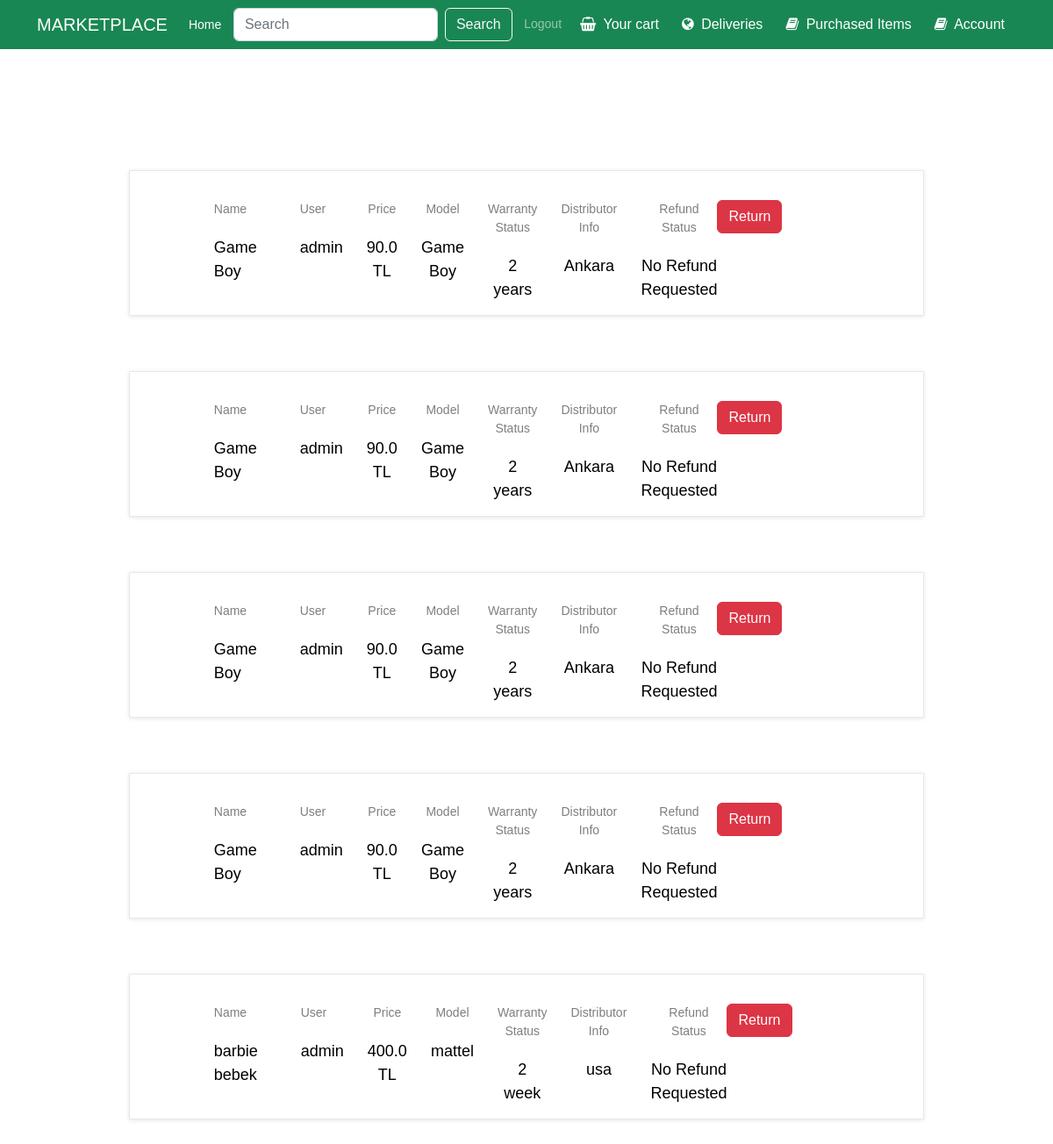
The page /purchased (signed in) on the database its author committed.
### Cart/models.py (models this page shows, shortened)
class PurchaseHistory(models.Model):
    ID = models.IntegerField(primary_key=True,unique=True,default=0)
    product = models.ForeignKey(PurchasedProduct,related_name="purchase_history",on_delete=models.CASCADE)
    user = models.ForeignKey(Users,related_name="purchase_history",on_delete=models.CASCADE)
    date_added = models.DateTimeField(default=timezone.now)
    refund_requested = models.BooleanField(verbose_name='Refund Requested',default=False)
    refund_accepted = models.BooleanField(verbose_name='Refund Accepted',default=False)
    class Meta:
        verbose_name_plural = "Purchase Histories"

### Product/models.py (models this page shows, shortened)
class PurchasedProduct(models.Model):
    ID = models.IntegerField(primary_key=True)
    name = models.CharField(max_length=100)
    model = models.CharField(max_length=100)
    number = models.IntegerField()
    description = models.TextField()
    price = models.FloatField(default=0)
    warranty_status = models.CharField(max_length=100)
    distributor_info = models.TextField()
    user = models.ForeignKey(settings.AUTH_USER_MODEL, on_delete=models.CASCADE)
    quantity = models.IntegerField()
    purchased_price = models.FloatField(default=0)

class Users(AbstractBaseUser,PermissionsMixin):
    username_validator = UnicodeUsernameValidator()
    ID = models.AutoField(primary_key=True)
    email = models.EmailField(blank=True,default='')
    first_name = models.CharField(max_length=150,default='',blank=True)
    last_name = models.CharField(max_length=150,default='',blank=True)
    is_active = models.BooleanField(default=True,help_text=
            "Designates whether this user should be treated as active. "
            "Unselect this instead of deleting accounts."
    )
    is_superuser = models.BooleanField(default=False)
    is_staff = models.BooleanField(default=False,help_text="Designates whether the user can log into this admin site.")
    username = models.CharField(max_length=150,
        unique=True,
        help_text=(
            "Required. 150 characters or fewer. Letters, digits and @/./+/-/_ only."
        ),
        validators=[username_validator],
        error_messages={
            "unique": "A user with that username already exists.",
        }
    )
    tax_ID = models.IntegerField(default=0)
    home_address = models.TextField(blank=True,null=True)
    role = models.CharField(max_length=100,default='customer')
    date_joined = models.DateTimeField(default=timezone.now)
    last_login = models.DateTimeField(blank=True,null=True)
    objects = MyUserManager()
    REQUIRED_FIELDS = []
    USERNAME_FIELD = "username"
    def __str__(self):
        return self.username
    class Meta:
        verbose_name = 'User'
        verbose_name_plural = 'Users'

### Main/views.py (the view, shortened to what this page needs)
# urls.py: path("purchased",views.purchased,name="purchased_items"),
def purchased(request):
    if request.method == "POST":
        command = request.POST.get("command")
        purchased_id = request.POST.get("product_id")
        if command == "return":
            purchased_product = get_object_or_404(PurchaseHistory,pk=purchased_id)
            refund = Refund.objects.create(ID = Refund.objects.count() + 1,product = purchased_product.product,
            user = purchased_product.user)
            refund.save()
            purchased_product.refund_requested = True
            purchased_product.save()
            history = PurchaseHistory.objects.filter(user = request.user)
            days_remain = DaysRemain(history)
            return render(request,"purchased.html",{"products":history,"days":days_remain})
    else:
        if request.user.is_authenticated:
            it = 0
            purchased_history = PurchaseHistory.objects.filter(user = request.user)
            days_remain = DaysRemain(purchased_history)
            return render(request,"purchased.html",{"products":purchased_history,"days":days_remain})
        else:
            products = []
            return render(request,"purchased.html",{"products":products})

### Cart/templatetags/cart_filter.py (called while the page is built)
@register.filter
def get_item(dictionary, key):
    return dictionary.get(key)

### Main/helper_functions.py (called while the page is built)
def DaysRemain(products):
    dic = {}
    for product in products:
        today_date = timezone.now()
        product_date = product.date_added
        difference = today_date - product_date
        dic[product] = difference.days
    return dic

### Main/templates/purchased.html (shortened to what this page needs)
{% extends 'base.html' %}
{% load static %}
{% load cart_filter %}
{% block link %}
<link rel="stylesheet" type="text/css" href="{% static 'cart.css' %}">
{% endblock %}
{% block content %}
<div class="container mt-3">
<div class="cart_section">
    {% if request.user.is_authenticated %}
        {% if products|length == 0 %}
        <h5 class="alert-heading col-lg-10"> There are no purchases</h5>
        {% else %}
        <div class="container-fluid">
            <div class="row">
                <div class="col-lg-10 offset-lg-1">
                    <div class="cart_container">
                        <div class="cart_items">
                            <br>
                            {% for product in products %}
                            <ul class="cart_list">
                                <li class="cart_item clearfix">
                                    <div class="cart_item_info d-flex flex-md-row flex-column justify-content-between">
                                        {% if product.refund_requested and product.refund_accepted == False %}
                                            <div class="cart_item_name cart_info_col">
                                                <div class="cart_item_title">Name</div>
                                                <div class="cart_item_text">{{product.product.name}}</div>
                                            </div>
                                            <div class="cart_item_name cart_info_col">
                                                <div class="cart_item_title">User</div>
                                                <div class="cart_item_text">{{product.user}}</div>
                                            </div>
                                            {% if product.product.purchased_price == 0 %}
                                            <div class="cart_item_price cart_info_col">
                                                <div class="cart_item_title">Price</div>
                                                <div class="cart_item_text">{{product.product.price}} TL</div>
                                            </div>
                                            {% else %}
                                            <div class="cart_item_price cart_info_col">
                                                <div class="cart_item_title">Price</div>
                                                <div class="cart_item_text">{{product.product.purchased_price}} TL</div>
                                            </div>
                                            {% endif %}
                                            <div class="cart_item_total cart_info_col">
                                                <div class="cart_item_title">Model</div>
                                                <div class="cart_item_text">{{product.product.model}}</div>
                                            </div>
                                            <div class="cart_item_total cart_info_col">
                                                <div class="cart_item_title">Warranty Status</div>
                                                <div class="cart_item_text">{{product.product.warranty_status}}</div>
                                            </div>
                                            <div class="cart_item_total cart_info_col">
                                                <div class="cart_item_title">Distributor Info</div>
                                                <div class="cart_item_text">{{product.product.distributor_info}}</div>
                                            </div>
                                            <div class="cart_item_total cart_info_col">
                                                <div class="cart_item_title">Refund Status</div>
                                                <div class="cart_item_text">Refund Requested</div>
                                            </div>
                                        {% else %}
                                        <div class="cart_item_name cart_info_col">
                                            <div class="cart_item_title">Name</div>
                                            <div class="cart_item_text">{{product.product.name}}</div>
                                        </div>
                                        <div class="cart_item_name cart_info_col">
                                            <div class="cart_item_title">User</div>
                                            <div class="cart_item_text">{{product.user}}</div>
                                        </div>
                                        {% if product.product.purchased_price == 0 %}
                                            <div class="cart_item_price cart_info_col">
                                                <div class="cart_item_title">Price</div>
                                                <div class="cart_item_text">{{product.product.price}} TL</div>
                                            </div>
                                        {% else %}
                                        <div class="cart_item_price cart_info_col">
                                            <div class="cart_item_title">Price</div>
                                            <div class="cart_item_text">{{product.product.purchased_price}} TL</div>
                                        </div>
                                        {% endif %}
                                        <div class="cart_item_total cart_info_col">
                                            <div class="cart_item_title">Model</div>
                                            <div class="cart_item_text">{{product.product.model}}</div>
                                        </div>
                                        <div class="cart_item_total cart_info_col">
                                            <div class="cart_item_title">Warranty Status</div>
                                            <div class="cart_item_text">{{product.product.warranty_status}}</div>
                                        </div>
                                        <div class="cart_item_total cart_info_col">
                                            <div class="cart_item_title">Distributor Info</div>
                                            <div class="cart_item_text">{{product.product.distributor_info}}</div>
                                        </div>
                                        <div class="cart_item_total cart_info_col">
                                            <div class="cart_item_title">Refund Status</div>
                                            <div class="cart_item_text">No Refund Requested</div>
                                        </div>
                                            {% if days|get_item:product <= 30 %}
                                                <form method="post" class="justify-content-center"
                                                    action="{% url 'purchased_items' %}">
                                                    <button class="btn btn-danger" type="submit">Return</button>
                                                </form>
                                            {% else %}
                                            <div class="cart_item_total cart_info_col">
                                                <div class="cart_item_text">Purchase date more than 30 days.Cannot refund!</div>
                                            </div>
                                            {% endif %}
                                        {% endif %}
                                    </div>
                                </li>
                            </ul>
                            <br>
                            <br>
                            <br>
                            {% endfor %}
                        </div>
                    </div>
                </div>
            </div>
        </div>
        {% endif %}
    {% else %}
    <h5 class="alert-heading col-lg-10"> You are not logged in</h5>
    <h5 class="alert-heading col-lg-10">Please log in to see your purchases.</h5>
    {% endif %}
</div>
</div>
{% endblock %}

### Product/static/cart.css (style rules this page uses)
* { margin: 0; padding: 0; -webkit-font-smoothing: antialiased; -webkit-text-shadow: rgba(0, 0, 0, .01) 0 0 1px; text-shadow: rgba(0, 0, 0, .01) 0 0 1px }
body { font-family: 'Rubik', sans-serif; font-size: 14px; font-weight: 400; background: #E0E0E0; color: #000000 }
ul { list-style: none; margin-bottom: 0px }
.cart_section { width: 100%; padding-top: 93px; padding-bottom: 111px }
.cart_items { margin-top: 8px }
.cart_list { border: solid 1px #e8e8e8; box-shadow: 0px 1px 5px rgba(0, 0, 0, 0.1); background-color: #fff; margin: auto; }
.cart_item { width: 100%; padding: 15px; padding-right: 46px }
.cart_item_info { width: calc(100% - 133px); float: left; padding-top: 18px }
.cart_item_name { margin-left: 7.2% }
.cart_item_title { font-size: 14px; font-weight: 400; color: rgba(0, 0, 0, 0.5) }
.cart_item_text { font-size: 18px; margin-top: 20px }
.cart_item_price { margin-left: 4%; text-align: center }
.cart_item_total { margin-left: 4%; text-align: center }

### rows shown on the page
PurchaseHistory: product.name "Game Boy", user "admin", product.price "90.0", product.model "Game Boy", product.warranty_status "2 years", product.distributor_info "Ankara"
PurchaseHistory: product.name "Game Boy", user "admin", product.price "90.0", product.model "Game Boy", product.warranty_status "2 years", product.distributor_info "Ankara"
PurchaseHistory: product.name "Game Boy", user "admin", product.price "90.0", product.model "Game Boy", product.warranty_status "2 years", product.distributor_info "Ankara"
PurchaseHistory: product.name "Game Boy", user "admin", product.price "90.0", product.model "Game Boy", product.warranty_status "2 years", product.distributor_info "Ankara"
PurchaseHistory: product.name "barbie bebek", user "admin", product.price "400.0", product.model "mattel", product.warranty_status "2 week", product.distributor_info "usa"
